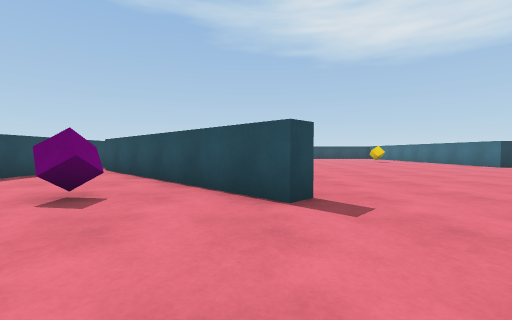
view 1 (above)

22 first-person views from a walk through a Unity game level. The camera is 0.62 m above the floor, tilts 2° down and sees 90° across. The floor is counted in squares, 1 m on a side. Each view is taken from the middle of a square. On the plan, view 1 faces up. The plan holds only what a view shows up to about 9 squares ahead; the rest is blank. The player is left out.

view 2
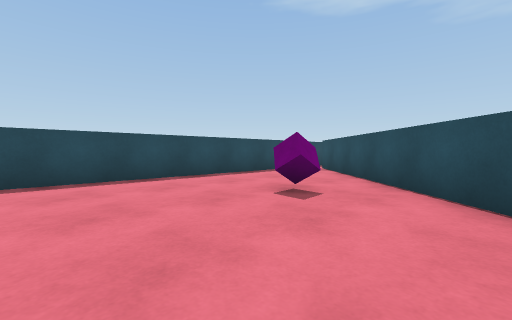

view 3
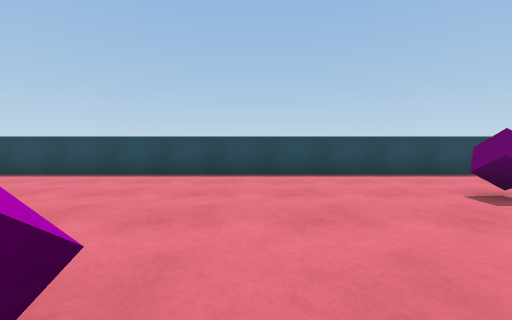

view 4
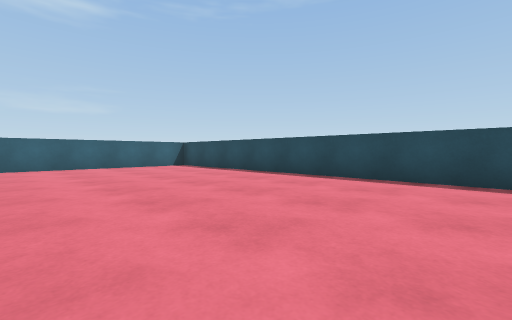

view 5
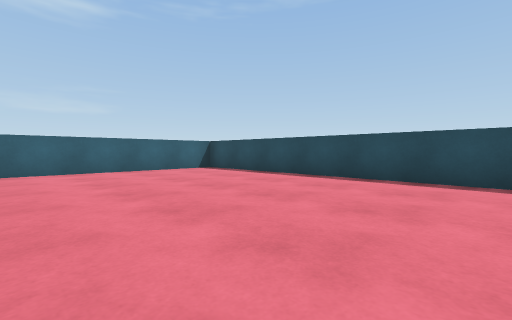

view 6
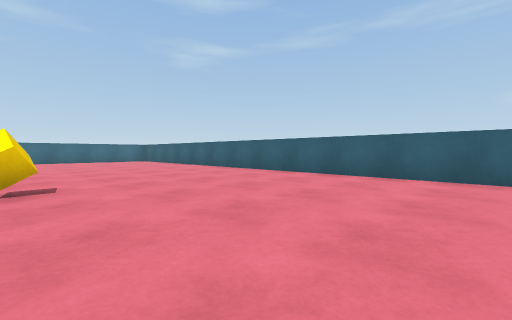

view 7
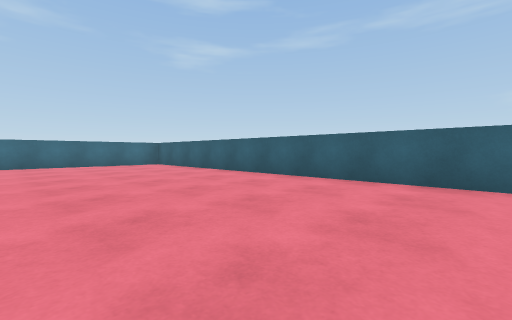

view 8
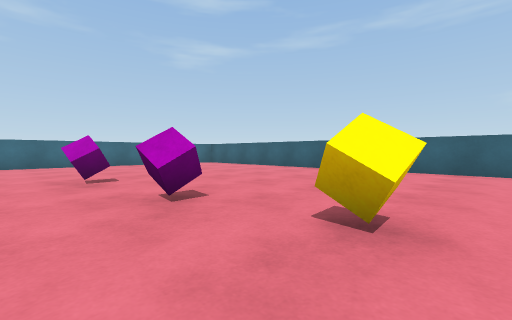

view 9
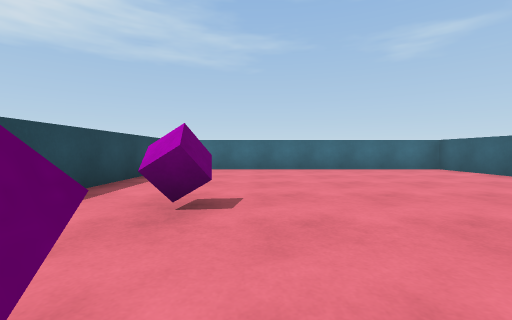

view 10
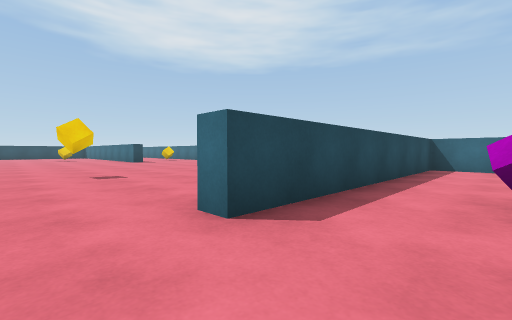

view 11
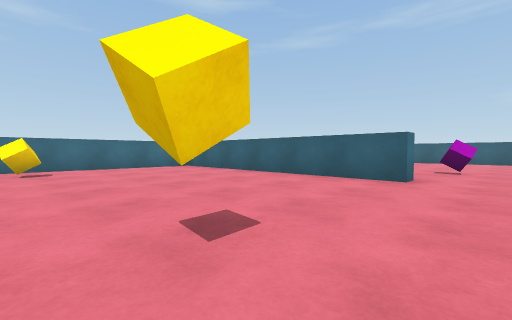

view 12
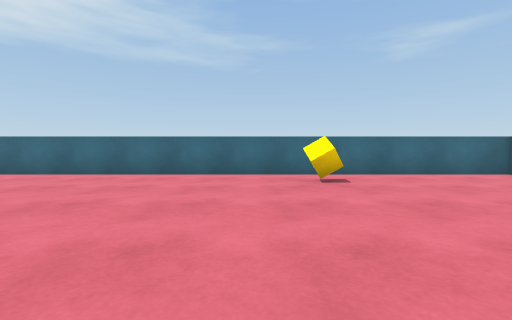

view 13
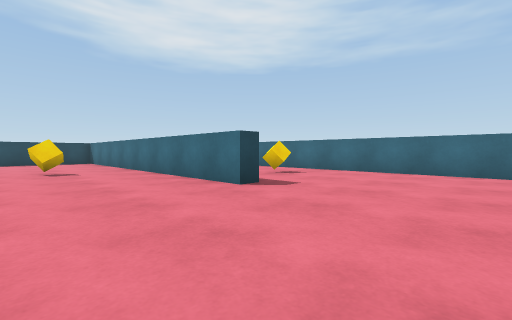

view 14
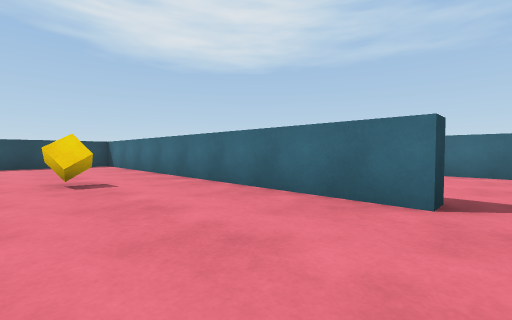

view 15
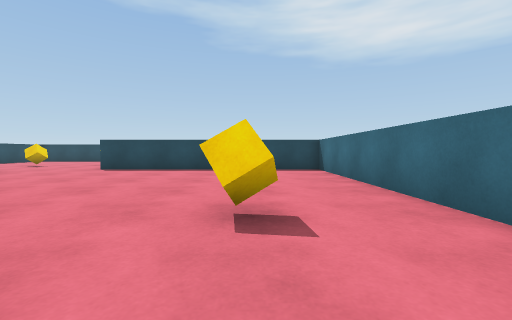

view 16
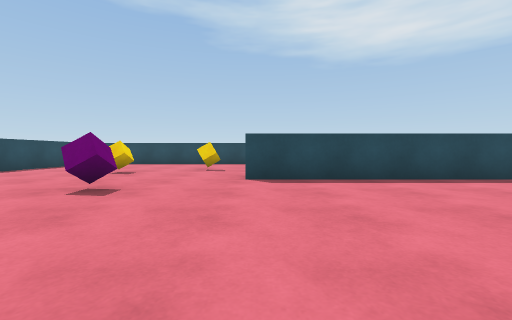

view 17
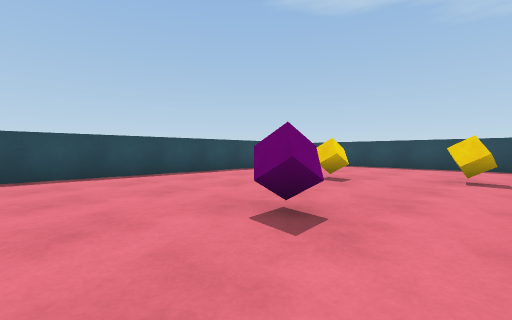

view 18
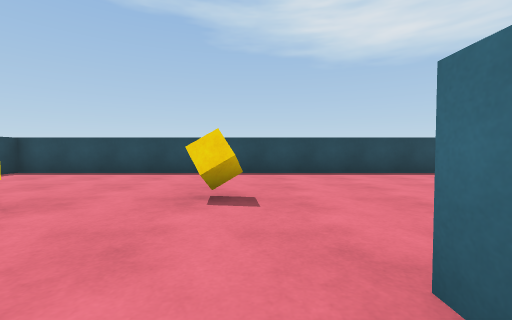

view 19
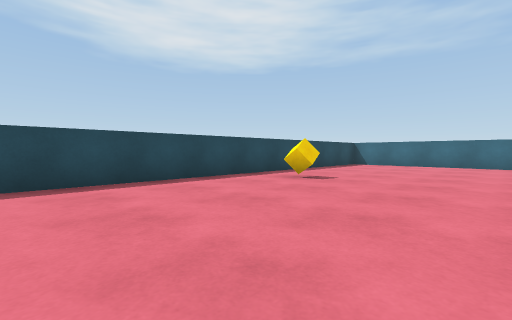

view 20
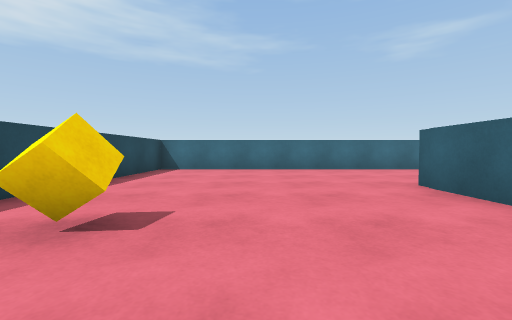

view 21
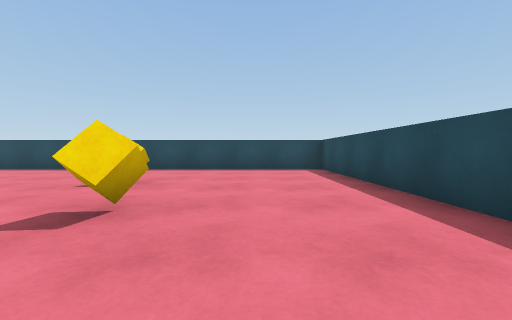

view 22
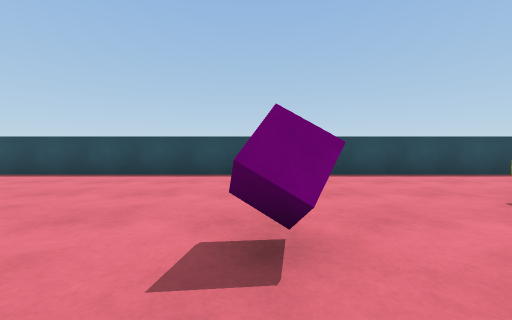

### Floor plan
Points are (right, up) in squares from view 1. A wall is a line through its corners. A room is listed if a view was taken in it or the views show most of it. See-through windows are left out.
Room 1 (views 1, 2, 3, 4, 5, 6, 7, 8, 9, 10, 11, 12, 13, 14, 15, 16, 17, 18, 19, 20, 21, 22)
walls: (0.8, 3.4) (0.4, 3) (-4.9, 8.4); (9.8, 9.5) (9.1, 9.5) (9.1, 20.6) (1.8, 20.6); (-5.7, 6.8) (-5.7, -11); (7.9, 21.1) (9.8, 21.1); (13.8, 18.4) (13.8, 27.2) (-5.7, 27.2) (-5.7, 12.1); (13.8, -2.8) (13.8, 11); (11.2, -12.3) (13.8, -12.3) (13.8, -3.2) (5.5, -3.2) (5.5, -2.7) (11.1, -2.7); (-4.5, -12.3) (9.5, -12.3)
ways out: gap at (-5, 8)
objects: cube (-2, 3); cube (-2, 23); cube (-1, 19); cube (0, 23); cube (1, -1); cube (3, -6); cube (5, -5); cube (5, 2); cube (7, 14); cube (7, 25); cube (8, -5); cube (12, 3); cube (12, 11)

Positions as (right, up) in squares from view 1, and headings:
1: (0, 0), facing up
2: (0, 0), facing up-left
3: (1, 0), facing left
4: (0, -2), facing down-left
5: (0, -4), facing down-left
6: (-2, -6), facing down-right
7: (2, -7), facing down-right
8: (2, -4), facing down-right
9: (5, -6), facing right
10: (4, -5), facing up-right
11: (4, 3), facing down-right
12: (7, 4), facing right
13: (6, 6), facing up-right
14: (6, 9), facing up-right
15: (7, 12), facing up
16: (2, 15), facing up
17: (1, 17), facing up-left
18: (1, 20), facing up
19: (2, 22), facing up-right
20: (5, 24), facing right
21: (3, 25), facing left
22: (1, 19), facing left
